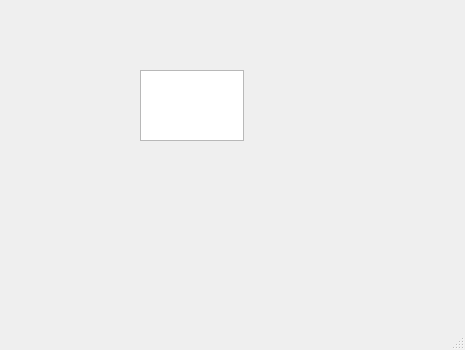
<?xml version="1.0" encoding="UTF-8"?>
<ui version="4.0">
 <class>dialog</class>
 <widget class="QMainWindow" name="dialog">
  <property name="geometry">
   <rect>
    <x>0</x>
    <y>0</y>
    <width>465</width>
    <height>350</height>
   </rect>
  </property>
  <property name="windowTitle">
   <string>MainWindow</string>
  </property>
  <widget class="QWidget" name="centralwidget">
   <property name="acceptDrops">
    <bool>false</bool>
   </property>
   <widget class="QTextEdit" name="Suckstoraz">
    <property name="geometry">
     <rect>
      <x>140</x>
      <y>70</y>
      <width>104</width>
      <height>71</height>
     </rect>
    </property>
   </widget>
  </widget>
  <widget class="QMenuBar" name="menubar">
   <property name="geometry">
    <rect>
     <x>0</x>
     <y>0</y>
     <width>465</width>
     <height>21</height>
    </rect>
   </property>
  </widget>
  <widget class="QStatusBar" name="statusbar"/>
 </widget>
 <resources/>
 <connections/>
</ui>
